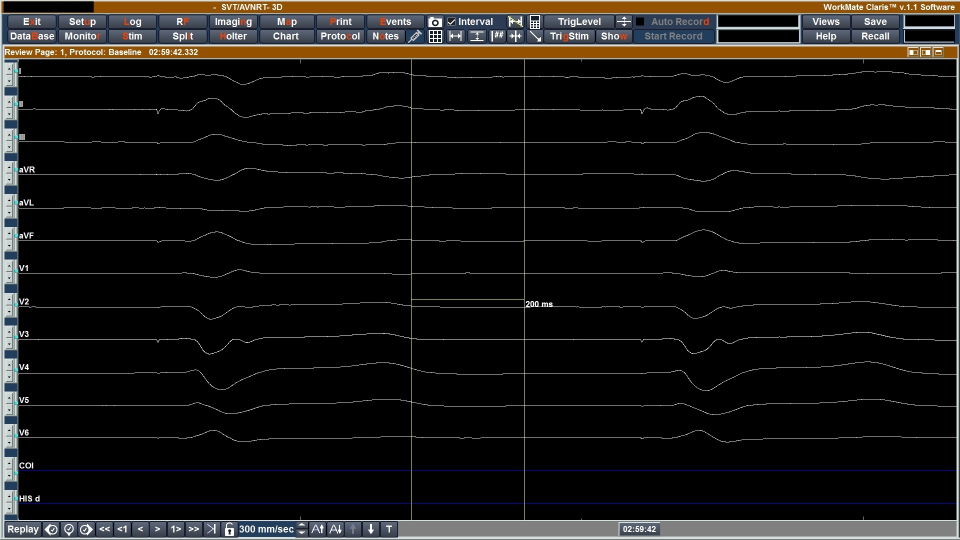
#> input picture reference.JPG, 1920 x 1080 px, found by its file name (shown at 1/2 size)
$ python main.py --input_dir . --output_dir out
#> lines starting #> are read from the running program, lines starting #| are printed output that depends on the picture
### utils/signal_scaling.py
import cv2
import numpy as np

def get_ms_per_pixel(reference_image_path, crop_rect=(37, 119, 1876, 921), interval_ms=200.0):
#> called with crop_rect = (37, 119, 1876, 921), interval_ms = 200
    img = cv2.imread(str(reference_image_path))
#> img is the input picture: shape (1080, 1920, 3); mean B, G, R 19.9, 21.6, 23.3

    if img is None: raise RuntimeError(f"Nie udało się wczytać obrazu referencyjnego: {reference_image_path}")

    x, y, w, h = crop_rect
    img = img[y:y+h, x:x+w]
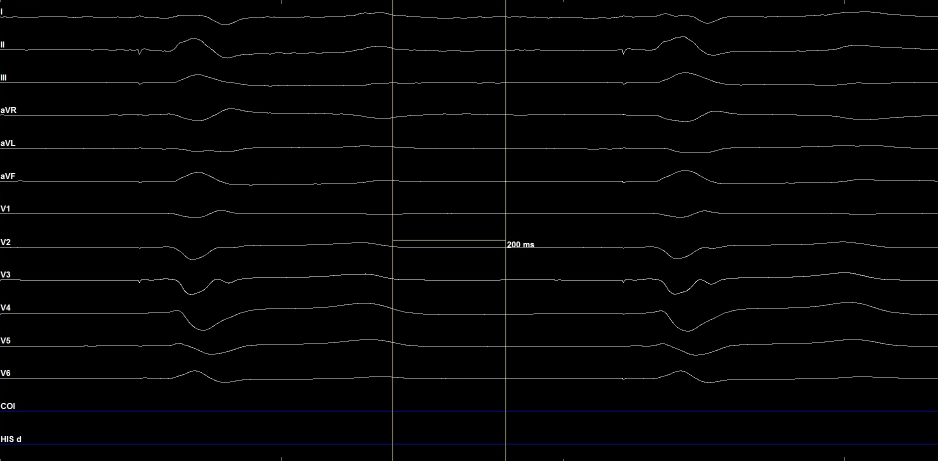
#> img: shape (921, 1876, 3) (shown at 1/2 size); mean B, G, R 4.2, 3.8, 3.8

    img_gray = cv2.cvtColor(img, cv2.COLOR_BGR2GRAY)
    _, img_thresh = cv2.threshold(img_gray, 185, 255, cv2.THRESH_BINARY)
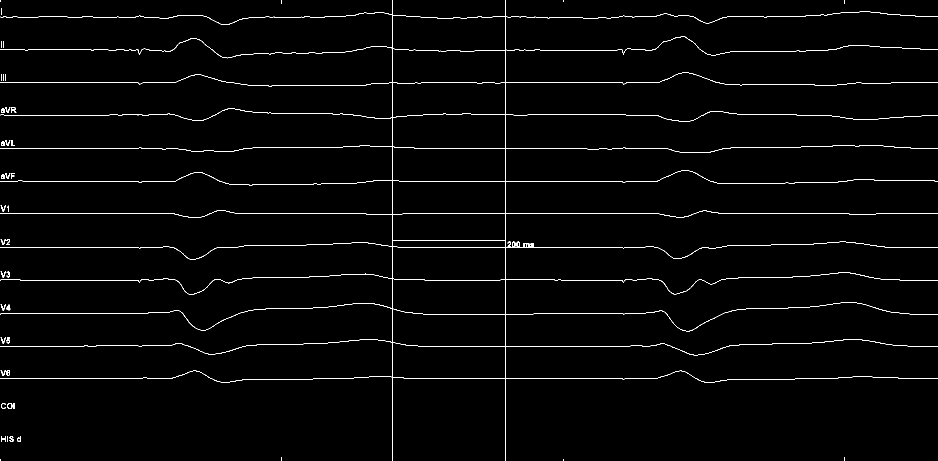
#> img_thresh: shape (921, 1876) (shown at 1/2 size); 1.6% white in thin lines or dots
    img_thresh[:, :35] = 0
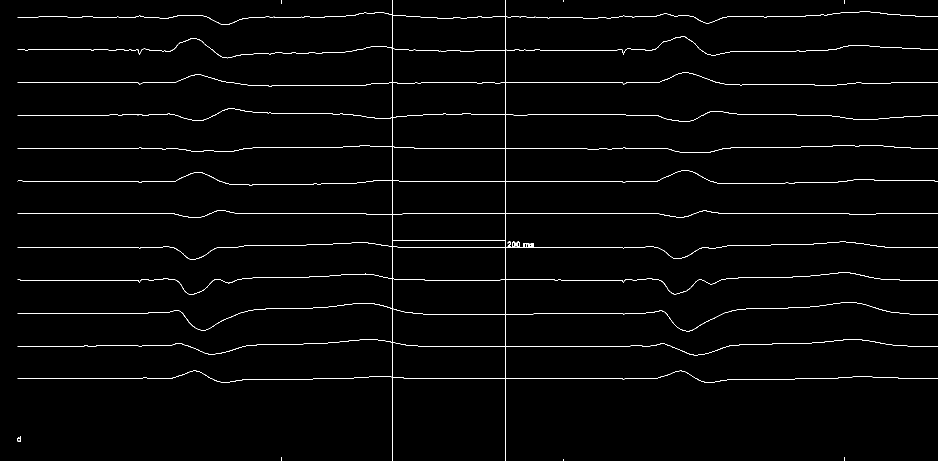
#> img_thresh: shape (921, 1876) (shown at 1/2 size); 1.5% white in thin lines or dots

    column_counts = np.count_nonzero(img_thresh > 0, axis=0)
#> column_counts = 1876 values, max 921 at index 785, min 0 at index 0, mean 13.52
    sorted_cols = np.argsort(column_counts)[::-1]
#> sorted_cols = 1876 values, max 1875 at index 1193, min 0 at index 1875, mean 937.5

    x1 = sorted_cols[0]
#> x1 = 785
    x2 = sorted_cols[1]
#> x2 = 1011

    distance_px = abs(x2 - x1)
#> distance_px = 226
    ms_per_px = interval_ms / distance_px
#> ms_per_px = 0.885

    return ms_per_px

# [62 lines left out: functions estimate_period_autocorr, get_ms_per_pixel_from_grid, interpolate_to_1ms, not called in this run]

### pipelines/screenshot_pipeline.py
from pathlib import Path

import cv2
import argparse
import numpy as np
import pandas as pd
import matplotlib.pyplot as plt

from utils.random_color import random_color
from utils.baseline_detection import detect_baselines
from utils.signal_scaling import get_ms_per_pixel, interpolate_to_1ms
from utils.trace_extraction import show_trace, extract_trace_greedy, extract_trace_dynamic, extract_trace_dynamic_viterbi

from utils.bpm_detection import estimate_bpm_from_dataframe

SCRIPT_DIR = Path(__file__).resolve().parent


def empty_callback(value):
    pass

def process_image(img, ms_per_px, name=None):
    baselines = detect_baselines(img)
    channel_names = ["I", "II", "III", "aVR", "aVL", "aVF", "V1", "V2", "V3", "V4", "V5", "V6"]

    data = {}
    display_img_viterbi = img.copy()
    for channel_idx, channel_name in enumerate(channel_names):
        height, width = img.shape
        baseline_y = baselines[channel_idx]

        spacing = int(np.median(np.diff(baselines)))
        search_margin = int(1.5 * spacing)

        y_top = max(0, baseline_y - search_margin)
        y_bottom = min(height, baseline_y + search_margin)

        channel_band = img[y_top:y_bottom, :]
        baseline_local_y = baseline_y - y_top

        trace_viterbi, amplitude_viterbi = extract_trace_dynamic_viterbi(channel_band, baseline_local_y)
        time_ms, amplitude_1ms = interpolate_to_1ms(amplitude_viterbi, ms_per_px)

        if "time_ms" not in data: data["time_ms"] = time_ms
        data[channel_name] = amplitude_1ms
        trace_viterbi_global = trace_viterbi + y_top
        # trace_viterbi_global = np.pad(trace_viterbi_global, (display_img_viterbi.shape[1] - len(trace_viterbi_global), 0), constant_values=-1)

        color = random_color()
        display_img_viterbi = show_trace(display_img_viterbi, trace_viterbi_global, trace_color=color, baseline_y=baseline_y)

    if name is not None: cv2.imshow(name, display_img_viterbi)

    df = pd.DataFrame(data)
    return df

def main(input_dir, output_dir, reference_image_path):

    ms_per_px = get_ms_per_pixel(reference_image_path)
#> ms_per_px = 0.885

    image_files = sorted(p for p in input_dir.iterdir() if p.is_file() and p.suffix.lower() == ".jpg")

    for image_path in image_files:
        print(f"Zdjęcie: {image_path.name}")

        img_original = cv2.imread(image_path)
        img = img_original.copy()

        x, y, w, h = (37, 119, 1876, 921)
        img = img[y:y+h, x:x+w]

        img_gray = cv2.cvtColor(img, cv2.COLOR_BGR2GRAY)
        _, img_thresh = cv2.threshold(img_gray, 185, 255, cv2.THRESH_BINARY)

        # Wycięcie marginesu z lewej strony z nazwami kanałów
        img_thresh[:, :35] = 0
        # img_thresh = img_thresh[:, 35:]

        df = process_image(img_thresh, ms_per_px, name=image_path.name)

        bpm = estimate_bpm_from_dataframe(df)
        if bpm is not None: print(f"BPM: {bpm:.1f}")
        else: print("BPM: nie udało się wyznaczyć")

        output_path = output_dir / f"{image_path.stem}.csv"
        df.to_csv(output_path, index=False)
        print(f"Zapisano: {output_path.name}")

    cv2.waitKey()

### main.py
from pathlib import Path
import argparse

from pipelines import screenshot_pipeline, photo_pipeline

SCRIPT_DIR = Path(__file__).resolve().parent

if __name__ == "__main__":
    parser = argparse.ArgumentParser(description="Ekstrakcja sygnałów EKG z zdjęć do plików CSV.")
    parser.add_argument("--input_dir", required=True, type=Path, help="Ścieżka do folderu z obrazami wejściowymi.")
    parser.add_argument("--output_dir", required=True, type=Path, help="Ścieżka do folderu, w którym zostaną zapisane pliki CSV.")
    parser.add_argument("--mode", choices=["screenshot", "scan"], default="screenshot", help="Tryb działania: screenshot dla zrzutów ekranów, scan dla realnych zdjęć/skanów. Domyślnie: screenshot.")
    parser.add_argument("--paper_speed", type=float, default=25.0, help="Prędkość papieru EKG w mm/s dla trybu scan.")
    args = parser.parse_args()

    input_dir = args.input_dir
    output_dir = args.output_dir

    # input_dir = SCRIPT_DIR / "input"
    # output_dir = SCRIPT_DIR / "output"

    if not input_dir.exists(): raise FileNotFoundError(f"Folder wejściowy nie istnieje: {input_dir}")
    if not input_dir.is_dir(): raise NotADirectoryError(f"Podana ścieżka wejściowa nie jest folderem: {input_dir}")

    output_dir.mkdir(parents=True, exist_ok=True)

    if args.mode == "screenshot": screenshot_pipeline.main(input_dir, output_dir, reference_image_path=SCRIPT_DIR / "reference.jpg")
#> (the call stopped at in process_image, `baselines = detect_baselines(img)`: utils is not available in this run)
    elif args.mode == "scan": photo_pipeline.main(input_dir, output_dir, paper_speed_mm_s=args.paper_speed)
